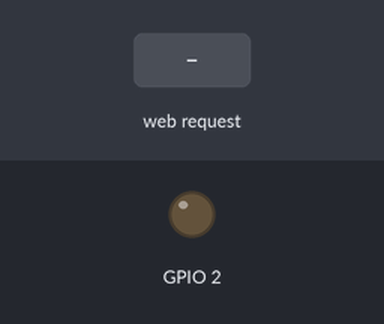
Simulated run of this sketch. Board: ESP8266 (NodeMCU). Parts: output pins drawn as LEDs (lit = HIGH). The inputs (shaded band) are chosen by the test bench. WiFi joins after 1.5 s; servers stay silent unless stated; what the sketch prints to the serial monitor is not drawn.

Above: at 2.7 s.
2.8 s: HTTP request GET /gpio/1 received
At 3.1 s:
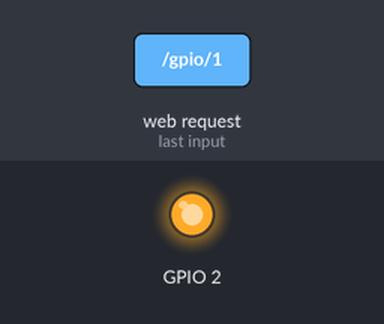
4.3 s: HTTP request GET /gpio/0 received
At 5.5 s:
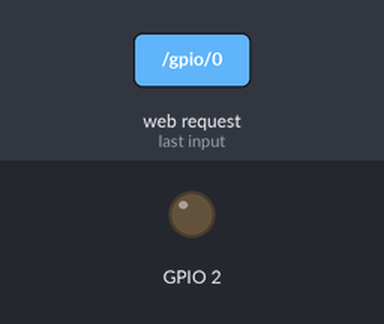
Timing chart, 0 to 7.3 s (numbered marks = the images above; inputs shaded):
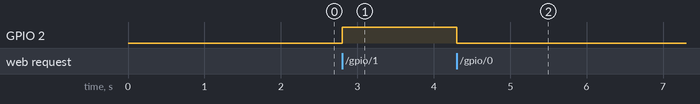

Measured:
- after the input at 2.8 s, GPIO 2: LOW → HIGH at once
- after the input at 4.3 s, GPIO 2: HIGH → LOW at once

The sketch:

WiFiWebServer.ino
```cpp
/*
    This sketch demonstrates how to set up a simple HTTP-like server.
    The server will set a GPIO pin depending on the request
      http://server_ip/gpio/0 will set the GPIO2 low,
      http://server_ip/gpio/1 will set the GPIO2 high
    server_ip is the IP address of the ESP8266 module, will be
    printed to Serial when the module is connected.
*/

#include <ESP8266WiFi.h>

const char *ssid = "Pigpig"; // wifi_name
const char *password = "88888888";

// Create an instance of the server
// specify the port to listen on as an argument
WiFiServer server(80);

void setup()
{
  Serial.begin(115200);
  delay(10);

  // prepare LED
  pinMode(2, OUTPUT);
  digitalWrite(2, 0);

  // Connect to WiFi network
  Serial.println();
  Serial.println();
  Serial.print(F("Connecting to "));
  Serial.println(ssid);

  WiFi.begin(ssid, password);

  while (WiFi.status() != WL_CONNECTED)
  {
    delay(500);
    Serial.print(F("."));
  }
  Serial.println();
  Serial.println(F("WiFi connected"));

  // Start the server
  server.begin();
  Serial.println(F("Server started"));

  // Print the IP address
  Serial.println(WiFi.localIP());
}

void loop()
{
  // Check if a client has connected
  WiFiClient client = server.available();
  if (!client)
  {
    return;
  }
  Serial.println("new client");
  while (!client.available())
  {
    delay(1);
  }

  // Read the first line of the request
  String req = client.readStringUntil('\r');
  Serial.println(req);
  client.flush();

  // Match the request
  int val;
  if (req.indexOf(F("/gpio/0")) != -1)
  {
    val = 0;
  }
  else if (req.indexOf(F("/gpio/1")) != -1)
  {
    val = 1;
  }
  else
  {
    Serial.println("invalid request");
    client.stop();
    return;
  }
  // web
  client.println("HTTP/1.1 200 OK");
  client.println("Content-Type: text/html");
  client.println("");

  client.println("<!DOCTYPE HTML>");
  client.println("<html>");
  client.println("<head>");
  client.println("<style>");
  client.println("button{");
  client.println("background-color:#bfa;");
  client.println("width:250px;");
  client.println("height:250px;");
  client.println("border:2px solid black");
  client.println("margin-left:50%;");
  client.println("margin-right:50%;");
  client.println("}");
  client.println("</style>");
  client.println("</head>");
  client.print("LED status: ");

  if (val == 1)
  {
    client.print("ON");
  }
  else
  {
    client.print("OFF");
  }
  client.println("<br><br>");
  client.println("<button><a href=\"/gpio/1\">TURN ON</a></button>");
  client.println("<button><a href=\"/gpio/0\">TURN OFF</a></button>");
  client.println("</html>");
  Serial.println("");

  // Set LED according to the request
  digitalWrite(2, val);
  client.flush();
  // read/ignore the rest of the request
  // do not client.flush(): it is for output only, see below

  while (client.available())
  {
    // byte by byte is not very efficient
    client.read();
  }

  delay(1);
  // The client will actually be *flushed* then disconnected
  // when the function returns and 'client' object is destroyed (out-of-scope)
  // flush = ensure written data are received by the other side
  Serial.println(F("Client disconnect!"));
}
```
